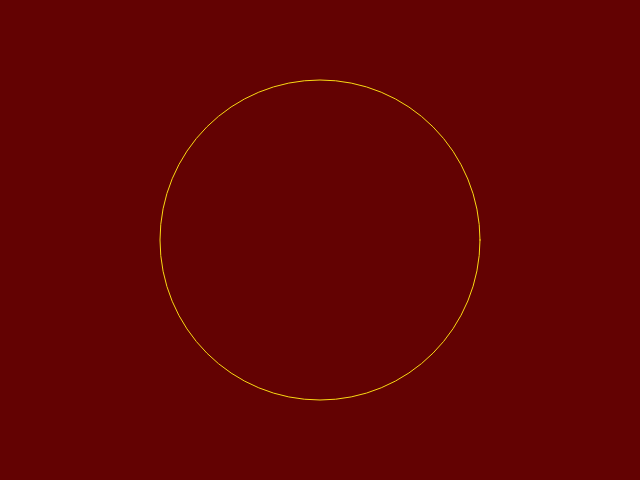
Frame 1 (no input)
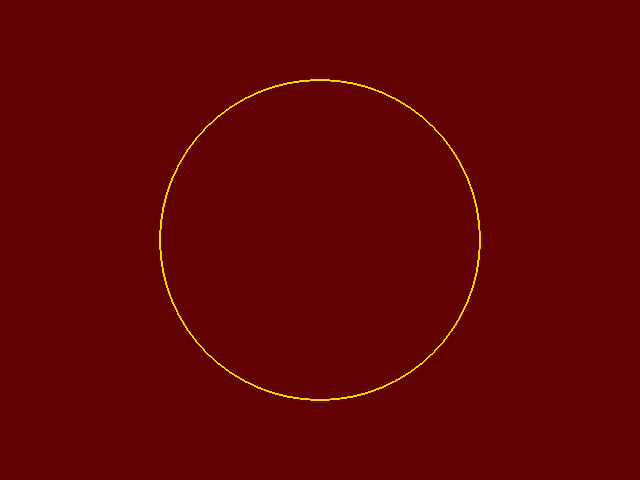
Frame 60 (no input)
Frame 120 (the mouse pressed at the canvas centre since frame 60): identical to frame 60, image omitted

The p5.js sketch that drew these frames (run headless with seeded random() and noise() and a simulated clock; from frame 60 on, the mouse is pressed at the canvas centre):

// p5.js sketch
// ── sketch.js
function setup() {
  createCanvas(640, 480);
  background(99, 2, 2);
  // background(red, green, blue);
  stroke(255);
  noFill();
}


function draw() {
  //background(246, 153, 136);
//for (시작상태; 반복하는 조건; 증가값)
  stroke(134, 153, 184)   
  for (var x = 1; x <=5; x++)
  {
    ellipse(x * 400 + 1300, x  * 30 + 1450, x * 450, x * 45);
  }
  stroke(250, 217, 20)  
  var size = Math.abs(mouseX - 320);
ellipse(320, 240, size, size);
  //ellipse(320, 240, mouseX, mouseY);
}
